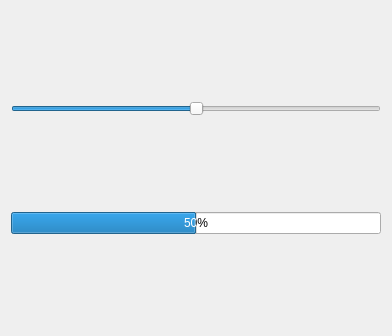
<?xml version="1.0" encoding="UTF-8"?>
<ui version="4.0">
 <class>MainWindow</class>
 <widget class="QWidget" name="MainWindow">
  <property name="geometry">
   <rect>
    <x>0</x>
    <y>0</y>
    <width>392</width>
    <height>336</height>
   </rect>
  </property>
  <property name="windowTitle">
   <string>MainWindow</string>
  </property>
  <layout class="QVBoxLayout" name="verticalLayout">
   <item>
    <widget class="QSlider" name="horizontalSlider">
     <property name="maximum">
      <number>100</number>
     </property>
     <property name="value">
      <number>50</number>
     </property>
     <property name="orientation">
      <enum>Qt::Horizontal</enum>
     </property>
    </widget>
   </item>
   <item>
    <widget class="QProgressBar" name="progressBar">
     <property name="value">
      <number>50</number>
     </property>
    </widget>
   </item>
  </layout>
 </widget>
 <resources/>
 <connections/>
</ui>
